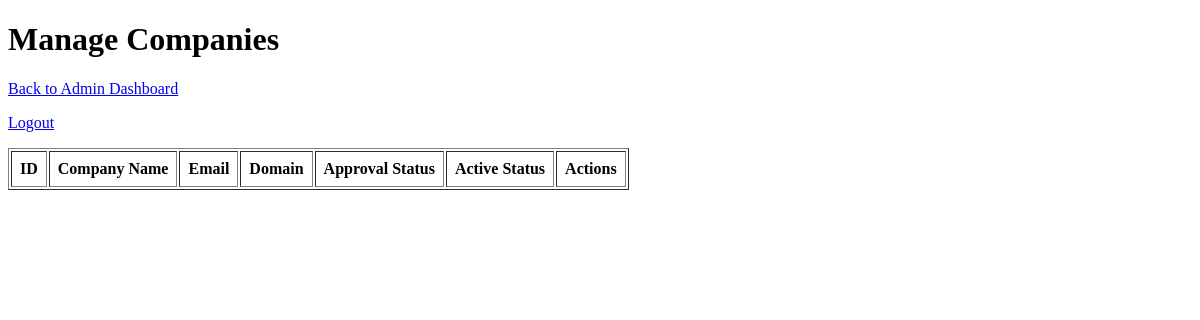
/admin/companies (signed in), run on an earlier commit of the app's database.
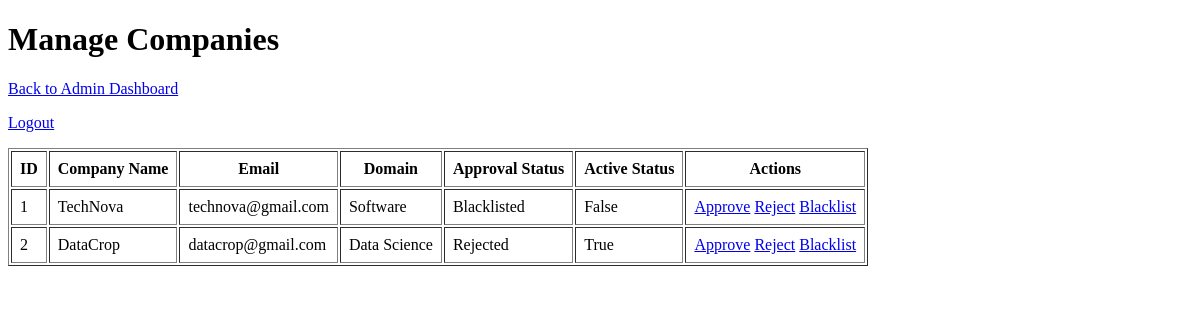
And on a later commit of the database.
### models.py (models this page shows)
class Company(db.Model):
    id = db.Column(db.Integer, primary_key = True)
    company_name = db.Column(db.String(100), nullable = False)
    email = db.Column(db.String(100), nullable = False, unique = True)
    pass_hash = db.Column(db.String(100), nullable = False )
    hr_contact = db.Column(db.Integer, nullable = False)
    website = db.Column(db.String(100), nullable = False)
    domain = db.Column(db.String(100), nullable = False)
    description = db.Column(db.Text, nullable = False)
    approval_status = db.Column(db.String(50), default = "Pending")
    is_active = db.Column(db.Boolean, default = True)
    created_at = db.Column(db.DateTime, default = datetime.now(UTC))
    type_of_employment = db.Column(db.String(100))
    drives = db.relationship('PlacementDrive', backref = 'company', lazy = True)

### app.py (the view)
@app.route("/admin/companies")
def admin_companies():
    if not admin_logged_in():
        flash("Unauthorized access.")
        return redirect(url_for("login"))
    companies = Company.query.all()
    return render_template("admin_companies.html", companies =companies)

### app.py (called while the page is built)
def admin_logged_in():
    return "user_id" in session and session.get("role") =="admin"

### templates/admin_companies.html (shortened to what this page needs)
<!DOCTYPE html>
<html lang="en">
<head>
</head>
<body>
    <h1>Manage Companies</h1>
    <p><a href="{{ url_for('admin_dashboard') }}">Back to Admin Dashboard</a></p>
    <p><a href="{{ url_for('logout') }}">Logout</a></p>
    <table border="1" cellpadding="8">
        <tr>
            <th>ID</th>
            <th>Company Name</th>
            <th>Email</th>
            <th>Domain</th>
            <th>Approval Status</th>
            <th>Active Status</th>
            <th>Actions</th>
        </tr>
        {% for company in companies %}
        <tr>
            <td>{{ company.id }}</td>
            <td>{{ company.company_name }}</td>
            <td>{{ company.email }}</td>
            <td>{{ company.domain }}</td>
            <td>{{ company.approval_status }}</td>
            <td>{{ company.is_active }}</td>
            <td>
                <a href="{{ url_for('approve_company', company_id = company.id)}}">Approve</a>
                <a href="{{ url_for('reject_company', company_id = company.id)}}">Reject</a>
                <a href="{{ url_for('blacklist_company', company_id = company.id)}}">Blacklist</a>
            </td>
        </tr>
        {% endfor %}
    </table>
</body>
</html>

What changed in the data, as far as the page shows it:
added Company: id "1", company_name "TechNova", email "technova@gmail.com", domain "Software", approval_status "Blacklisted", is_active "False"
added Company: id "2", company_name "DataCrop", email "datacrop@gmail.com", domain "Data Science", approval_status "Rejected", is_active "True"
